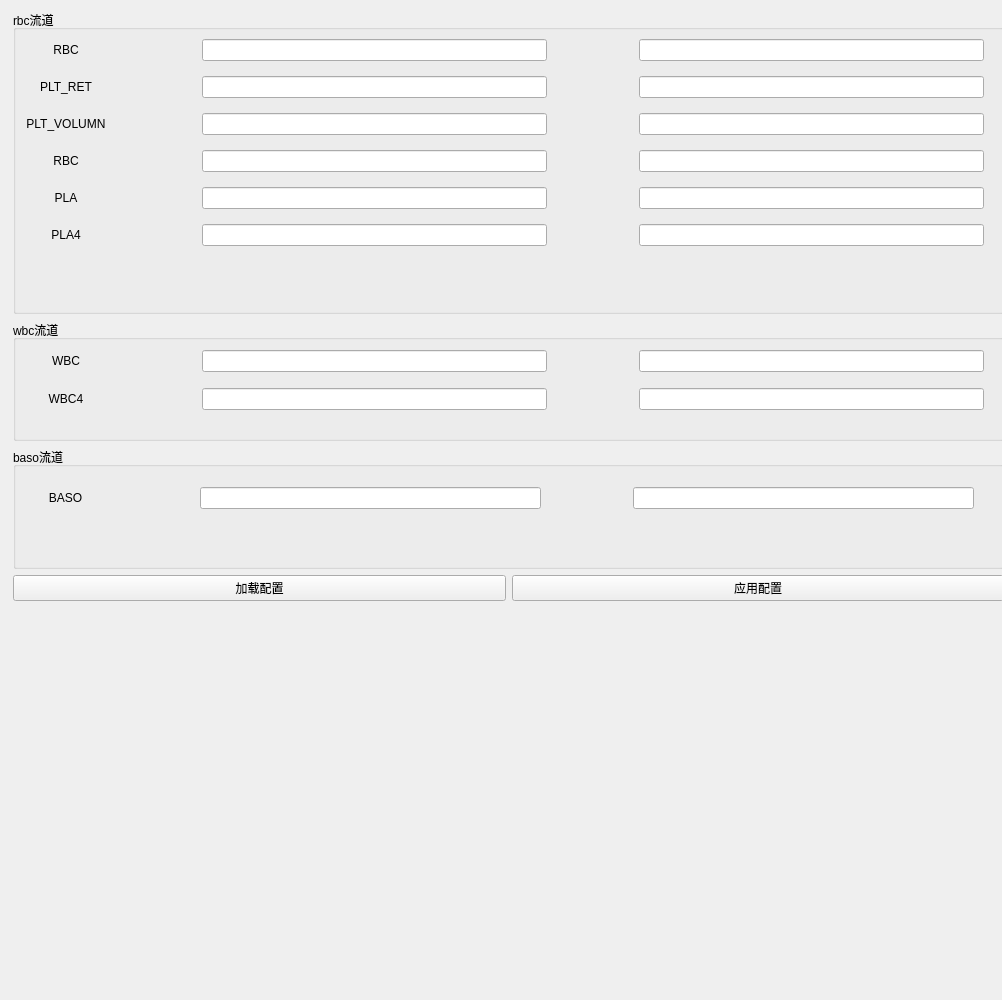
       <widget class="QWidget" name="scrollAreaWidgetContents">
        <property name="geometry">
         <rect>
          <x>0</x>
          <y>0</y>
          <width>1002</width>
          <height>1000</height>
         </rect>
        </property>
        <property name="minimumSize">
         <size>
          <width>1000</width>
          <height>1000</height>
         </size>
        </property>
        <widget class="QWidget" name="">
         <property name="geometry">
          <rect>
           <x>13</x>
           <y>10</y>
           <width>991</width>
           <height>591</height>
          </rect>
         </property>
         <layout class="QVBoxLayout" name="verticalLayout_5">
          <item>
           <layout class="QVBoxLayout" name="verticalLayout_2" stretch="5,2,2">
            <item>
             <widget class="QGroupBox" name="groupBox">
              <property name="title">
               <string>rbc流道</string>
              </property>
              <widget class="QWidget" name="">
               <property name="geometry">
                <rect>
                 <x>10</x>
                 <y>20</y>
                 <width>961</width>
                 <height>231</height>
                </rect>
               </property>
               <layout class="QVBoxLayout" name="verticalLayout_3">
                <item>
                 <layout class="QHBoxLayout" name="horizontalLayout_2" stretch="1,1,4,1,4">
                  <item>
                   <widget class="QLabel" name="label">
                    <property name="text">
                     <string>RBC</string>
                    </property>
                    <property name="alignment">
                     <set>Qt::AlignCenter</set>
                    </property>
                   </widget>
                  </item>
                  <item>
                   <spacer name="horizontalSpacer">
                    <property name="orientation">
                     <enum>Qt::Horizontal</enum>
                    </property>
                    <property name="sizeHint" stdset="0">
                     <size>
                      <width>40</width>
                      <height>20</height>
                     </size>
                    </property>
                   </spacer>
                  </item>
                  <item>
                   <widget class="QLineEdit" name="lineEdit"/>
                  </item>
                  <item>
                   <spacer name="horizontalSpacer_2">
                    <property name="orientation">
                     <enum>Qt::Horizontal</enum>
                    </property>
                    <property name="sizeHint" stdset="0">
                     <size>
                      <width>40</width>
                      <height>20</height>
                     </size>
                    </property>
                   </spacer>
                  </item>
                  <item>
                   <widget class="QLineEdit" name="lineEdit_2"/>
                  </item>
                 </layout>
                </item>
                <item>
                 <layout class="QHBoxLayout" name="horizontalLayout_3" stretch="1,1,4,1,4">
                  <item>
                   <widget class="QLabel" name="label_2">
                    <property name="text">
                     <string>PLT_RET</string>
                    </property>
                    <property name="alignment">
                     <set>Qt::AlignCenter</set>
                    </property>
                   </widget>
                  </item>
                  <item>
                   <spacer name="horizontalSpacer_3">
                    <property name="orientation">
                     <enum>Qt::Horizontal</enum>
                    </property>
                    <property name="sizeHint" stdset="0">
                     <size>
                      <width>40</width>
                      <height>20</height>
                     </size>
                    </property>
                   </spacer>
                  </item>
                  <item>
                   <widget class="QLineEdit" name="lineEdit_3"/>
                  </item>
                  <item>
                   <spacer name="horizontalSpacer_4">
                    <property name="orientation">
                     <enum>Qt::Horizontal</enum>
                    </property>
                    <property name="sizeHint" stdset="0">
                     <size>
                      <width>40</width>
                      <height>20</height>
                     </size>
                    </property>
                   </spacer>
                  </item>
                  <item>
                   <widget class="QLineEdit" name="lineEdit_4"/>
                  </item>
                 </layout>
                </item>
                <item>
                 <layout class="QHBoxLayout" name="horizontalLayout_4" stretch="1,1,4,1,4">
                  <item>
                   <widget class="QLabel" name="label_3">
                    <property name="text">
                     <string>PLT_VOLUMN</string>
                    </property>
                    <property name="alignment">
                     <set>Qt::AlignCenter</set>
                    </property>
                   </widget>
                  </item>
                  <item>
                   <spacer name="horizontalSpacer_5">
                    <property name="orientation">
                     <enum>Qt::Horizontal</enum>
                    </property>
                    <property name="sizeHint" stdset="0">
                     <size>
                      <width>40</width>
                      <height>20</height>
                     </size>
                    </property>
                   </spacer>
                  </item>
                  <item>
                   <widget class="QLineEdit" name="lineEdit_5"/>
                  </item>
                  <item>
                   <spacer name="horizontalSpacer_6">
                    <property name="orientation">
                     <enum>Qt::Horizontal</enum>
                    </property>
                    <property name="sizeHint" stdset="0">
                     <size>
                      <width>40</width>
                      <height>20</height>
                     </size>
                    </property>
                   </spacer>
                  </item>
                  <item>
                   <widget class="QLineEdit" name="lineEdit_6"/>
                  </item>
                 </layout>
                </item>
                <item>
                 <layout class="QHBoxLayout" name="horizontalLayout_5" stretch="1,1,4,1,4">
                  <item>
                   <widget class="QLabel" name="label_4">
                    <property name="text">
                     <string>RBC</string>
                    </property>
                    <property name="alignment">
                     <set>Qt::AlignCenter</set>
                    </property>
                   </widget>
                  </item>
                  <item>
                   <spacer name="horizontalSpacer_7">
                    <property name="orientation">
                     <enum>Qt::Horizontal</enum>
                    </property>
                    <property name="sizeHint" stdset="0">
                     <size>
                      <width>40</width>
                      <height>20</height>
                     </size>
                    </property>
                   </spacer>
                  </item>
                  <item>
                   <widget class="QLineEdit" name="lineEdit_7"/>
                  </item>
                  <item>
                   <spacer name="horizontalSpacer_8">
                    <property name="orientation">
                     <enum>Qt::Horizontal</enum>
                    </property>
                    <property name="sizeHint" stdset="0">
                     <size>
                      <width>40</width>
                      <height>20</height>
                     </size>
                    </property>
                   </spacer>
                  </item>
                  <item>
                   <widget class="QLineEdit" name="lineEdit_8"/>
                  </item>
                 </layout>
                </item>
                <item>
                 <layout class="QHBoxLayout" name="horizontalLayout_6" stretch="1,1,4,1,4">
                  <item>
                   <widget class="QLabel" name="label_5">
                    <property name="text">
                     <string>PLA</string>
                    </property>
                    <property name="alignment">
                     <set>Qt::AlignCenter</set>
                    </property>
                   </widget>
                  </item>
                  <item>
                   <spacer name="horizontalSpacer_9">
                    <property name="orientation">
                     <enum>Qt::Horizontal</enum>
                    </property>
                    <property name="sizeHint" stdset="0">
                     <size>
                      <width>40</width>
                      <height>20</height>
                     </size>
                    </property>
                   </spacer>
                  </item>
                  <item>
                   <widget class="QLineEdit" name="lineEdit_9"/>
                  </item>
                  <item>
                   <spacer name="horizontalSpacer_10">
                    <property name="orientation">
                     <enum>Qt::Horizontal</enum>
                    </property>
                    <property name="sizeHint" stdset="0">
                     <size>
                      <width>40</width>
                      <height>20</height>
                     </size>
                    </property>
                   </spacer>
                  </item>
                  <item>
                   <widget class="QLineEdit" name="lineEdit_10"/>
                  </item>
                 </layout>
                </item>
                <item>
                 <layout class="QHBoxLayout" name="horizontalLayout_7" stretch="1,1,4,1,4">
                  <item>
                   <widget class="QLabel" name="label_6">
                    <property name="text">
                     <string>PLA4</string>
                    </property>
                    <property name="alignment">
                     <set>Qt::AlignCenter</set>
                    </property>
                   </widget>
                  </item>
                  <item>
                   <spacer name="horizontalSpacer_11">
                    <property name="orientation">
                     <enum>Qt::Horizontal</enum>
                    </property>
                    <property name="sizeHint" stdset="0">
                     <size>
                      <width>40</width>
                      <height>20</height>
                     </size>
                    </property>
                   </spacer>
                  </item>
                  <item>
                   <widget class="QLineEdit" name="lineEdit_11"/>
                  </item>
                  <item>
                   <spacer name="horizontalSpacer_12">
                    <property name="orientation">
                     <enum>Qt::Horizontal</enum>
                    </property>
                    <property name="sizeHint" stdset="0">
                     <size>
                      <width>40</width>
                      <height>20</height>
                     </size>
                    </property>
                   </spacer>
                  </item>
                  <item>
                   <widget class="QLineEdit" name="lineEdit_12"/>
                  </item>
                 </layout>
                </item>
               </layout>
              </widget>
             </widget>
            </item>
            <item>
             <widget class="QGroupBox" name="groupBox_2">
              <property name="title">
               <string>wbc流道</string>
              </property>
              <widget class="QWidget" name="">
               <property name="geometry">
                <rect>
                 <x>10</x>
                 <y>20</y>
                 <width>961</width>
                 <height>81</height>
                </rect>
               </property>
               <layout class="QVBoxLayout" name="verticalLayout_4">
                <item>
                 <layout class="QHBoxLayout" name="horizontalLayout_8" stretch="1,1,4,1,4">
                  <item>
                   <widget class="QLabel" name="label_7">
                    <property name="text">
                     <string>WBC</string>
                    </property>
                    <property name="alignment">
                     <set>Qt::AlignCenter</set>
                    </property>
                   </widget>
                  </item>
                  <item>
                   <spacer name="horizontalSpacer_13">
                    <property name="orientation">
                     <enum>Qt::Horizontal</enum>
                    </property>
                    <property name="sizeHint" stdset="0">
                     <size>
                      <width>40</width>
                      <height>20</height>
                     </size>
                    </property>
                   </spacer>
                  </item>
                  <item>
                   <widget class="QLineEdit" name="lineEdit_13"/>
                  </item>
                  <item>
                   <spacer name="horizontalSpacer_14">
                    <property name="orientation">
                     <enum>Qt::Horizontal</enum>
                    </property>
                    <property name="sizeHint" stdset="0">
                     <size>
                      <width>40</width>
                      <height>20</height>
                     </size>
                    </property>
                   </spacer>
                  </item>
                  <item>
                   <widget class="QLineEdit" name="lineEdit_14"/>
                  </item>
                 </layout>
                </item>
                <item>
                 <layout class="QHBoxLayout" name="horizontalLayout_9" stretch="1,1,4,1,4">
                  <item>
                   <widget class="QLabel" name="label_8">
                    <property name="text">
                     <string>WBC4</string>
                    </property>
                    <property name="alignment">
                     <set>Qt::AlignCenter</set>
                    </property>
                   </widget>
                  </item>
                  <item>
                   <spacer name="horizontalSpacer_15">
                    <property name="orientation">
                     <enum>Qt::Horizontal</enum>
                    </property>
                    <property name="sizeHint" stdset="0">
                     <size>
                      <width>40</width>
                      <height>20</height>
                     </size>
                    </property>
                   </spacer>
                  </item>
                  <item>
                   <widget class="QLineEdit" name="lineEdit_15"/>
                  </item>
                  <item>
                   <spacer name="horizontalSpacer_16">
                    <property name="orientation">
                     <enum>Qt::Horizontal</enum>
                    </property>
                    <property name="sizeHint" stdset="0">
                     <size>
                      <width>40</width>
                      <height>20</height>
                     </size>
                    </property>
                   </spacer>
                  </item>
                  <item>
                   <widget class="QLineEdit" name="lineEdit_16"/>
                  </item>
                 </layout>
                </item>
               </layout>
              </widget>
             </widget>
            </item>
            <item>
             <widget class="QGroupBox" name="groupBox_3">
              <property name="title">
               <string>baso流道</string>
              </property>
              <widget class="QWidget" name="layoutWidget_8">
               <property name="geometry">
                <rect>
                 <x>10</x>
                 <y>40</y>
                 <width>951</width>
                 <height>22</height>
                </rect>
               </property>
               <layout class="QHBoxLayout" name="horizontalLayout_10" stretch="1,1,4,1,4">
                <item>
                 <widget class="QLabel" name="label_9">
                  <property name="text">
                   <string>BASO</string>
                  </property>
                  <property name="alignment">
                   <set>Qt::AlignCenter</set>
                  </property>
                 </widget>
                </item>
                <item>
                 <spacer name="horizontalSpacer_17">
                  <property name="orientation">
                   <enum>Qt::Horizontal</enum>
                  </property>
                  <property name="sizeHint" stdset="0">
                   <size>
                    <width>40</width>
                    <height>20</height>
                   </size>
                  </property>
                 </spacer>
                </item>
                <item>
                 <widget class="QLineEdit" name="lineEdit_17"/>
                </item>
                <item>
                 <spacer name="horizontalSpacer_18">
                  <property name="orientation">
                   <enum>Qt::Horizontal</enum>
                  </property>
                  <property name="sizeHint" stdset="0">
                   <size>
                    <width>40</width>
                    <height>20</height>
                   </size>
                  </property>
                 </spacer>
                </item>
                <item>
                 <widget class="QLineEdit" name="lineEdit_18"/>
                </item>
               </layout>
              </widget>
             </widget>
            </item>
           </layout>
          </item>
          <item>
           <layout class="QHBoxLayout" name="horizontalLayout">
            <item>
             <widget class="QPushButton" name="pushButton">
              <property name="text">
               <string>加载配置</string>
              </property>
             </widget>
            </item>
            <item>
             <widget class="QPushButton" name="pushButton_2">
              <property name="text">
               <string>应用配置</string>
              </property>
             </widget>
            </item>
           </layout>
          </item>
         </layout>
        </widget>
       </widget>
